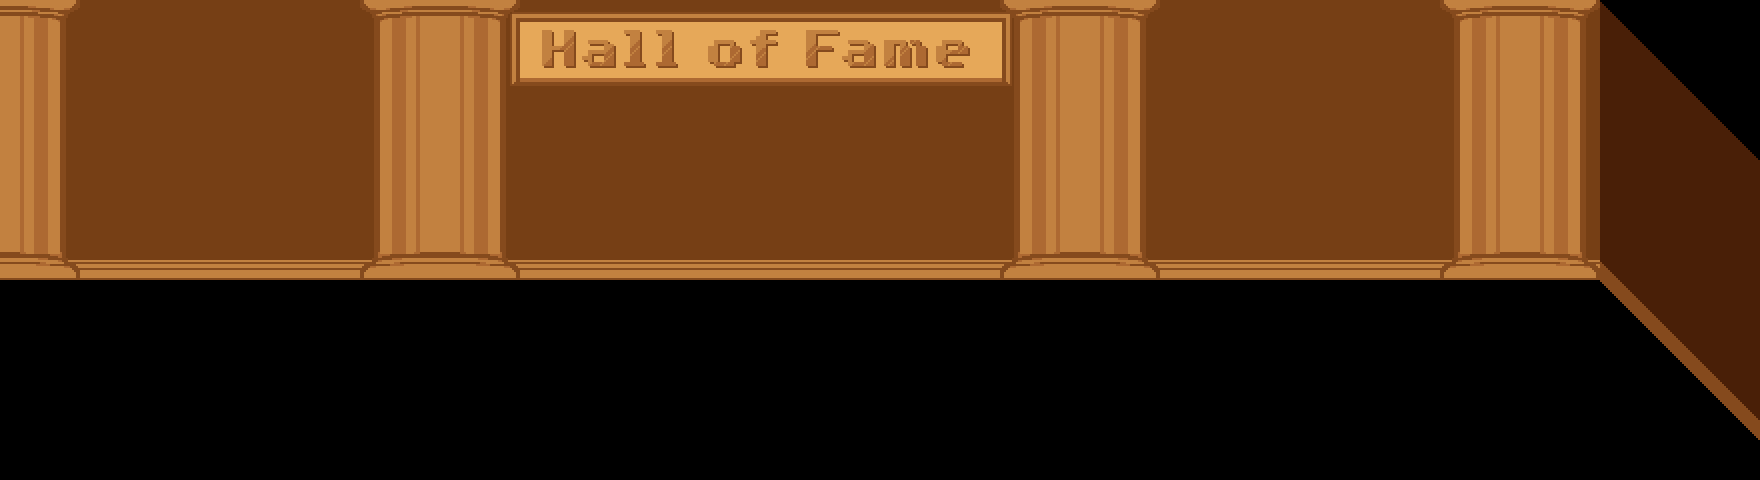

A level layout from a 2D game, rendered from its tile map. Below: a short description, then the map file with tile-grid data replaced by summaries:
An orthogonal 44x12 tile map with 40x40 px tiles, 3 tile layers (floor, decal, decal_2), 3 tilesets and 45 objects (4x dogconegroup, greenroom_floor, transition, funny_stanchion, spawn, ...).

<map version="1.10" tiledversion="1.10.2" orientation="orthogonal" renderorder="right-down" width="44" height="12" tilewidth="40" tileheight="40" infinite="0" nextlayerid="13" nextobjectid="177">
 <editorsettings>
  <export target="data.lua" format="lua" />
 </editorsettings>
 <properties>
  <property name="border" value="hall_of_fame" />
  <property name="music" value="deltarune/tv_hall_of_fame" />
  <property name="name" value="TV Floor - Hall of Fame" />
  <property name="quietpipis" type="bool" value="true" />
 </properties>
 <tileset firstgid="1" source="../../../tilesets/ch3_dw_tvland_stage.tsx" />
 <tileset firstgid="370" source="../../../tilesets/floortv_objects.tsx" />
 <tileset firstgid="409" source="../../../tilesets/floortv_halloffame.tsx" />
 <objectgroup id="2" name="objects_floor">
  <object id="16" name="greenroom_floor" x="80" y="80" width="40" height="40">
   <properties>
    <property name="color1" type="color" value="#ffad6932" />
    <property name="color2" type="color" value="#7fc28140" />
    <property name="color3" type="color" value="#ffd6974a" />
    <property name="color4" type="color" value="#7fecbd66" />
    <property name="color5" type="color" value="#fff8d375" />
   </properties>
  </object>
 </objectgroup>
 <layer id="1" name="floor" width="44" height="12">
  <data>[528 cells, 362 non-empty, 7 distinct tile ids]</data>
 </layer>
 <layer id="10" name="decal" width="44" height="12">
  <data>[528 cells, 102 non-empty, 13 distinct tile ids]</data>
 </layer>
 <layer id="12" name="decal_2" width="44" height="12">
  <data>[528 cells, 42 non-empty, 42 distinct tile ids]</data>
 </layer>
 <objectgroup id="11" name="objects_decal">
  <object id="94" gid="458" x="546" y="260" width="40" height="40" />
  <object id="95" gid="459" x="612" y="260" width="40" height="40" />
  <object id="100" gid="458" x="674" y="260" width="40" height="40" />
  <object id="101" gid="459" x="742" y="260" width="40" height="40" />
  <object id="102" gid="458" x="804" y="260" width="40" height="40" />
  <object id="104" gid="459" x="868" y="260" width="40" height="40" />
  <object id="105" gid="458" x="932" y="260" width="40" height="40" />
  <object id="113" gid="458" x="1160" y="260" width="40" height="40" />
  <object id="114" gid="459" x="1220" y="260" width="40" height="40" />
  <object id="115" gid="458" x="1280" y="260" width="40" height="40" />
  <object id="122" gid="459" x="1340" y="260" width="40" height="40" />
  <object id="123" gid="458" x="1400" y="260" width="40" height="40" />
  <object id="124" gid="398" x="516" y="220" width="104" height="112" />
  <object id="125" gid="400" x="646" y="220" width="104" height="112" />
  <object id="126" gid="399" x="774" y="220" width="104" height="112" />
  <object id="127" gid="397" x="900" y="220" width="104" height="112" />
  <object id="128" gid="458" x="80" y="260" width="40" height="40" />
  <object id="129" gid="459" x="140" y="260" width="40" height="40" />
  <object id="130" gid="458" x="200" y="260" width="40" height="40" />
  <object id="131" gid="459" x="260" y="260" width="40" height="40" />
  <object id="132" gid="458" x="320" y="260" width="40" height="40" />
  <object id="135" gid="2147484050" x="1640" y="390" width="76" height="194" />
  <object id="155" gid="458" x="1220" y="200" width="40" height="40" />
  <object id="156" gid="459" x="1280" y="200" width="40" height="40" />
  <object id="157" gid="458" x="1340" y="200" width="40" height="40" />
  <object id="158" gid="459" x="1400" y="200" width="40" height="40" />
  <object id="159" gid="459" x="1160" y="200" width="40" height="40" />
  <object id="170" gid="458" x="140" y="200" width="40" height="40" />
  <object id="171" gid="459" x="200" y="200" width="40" height="40" />
  <object id="172" gid="458" x="260" y="200" width="40" height="40" />
  <object id="173" gid="459" x="320" y="200" width="40" height="40" />
  <object id="174" gid="459" x="80" y="200" width="40" height="40" />
 </objectgroup>
 <objectgroup color="#ff00ff" id="5" name="objects">
  <object id="145" name="transition" x="1640" y="320">
   <properties>
    <property name="exit_delay" type="float" value="0.3" />
    <property name="exit_sound" value="doorclose" />
    <property name="map" value="floortv/legacy_corridors" />
    <property name="marker" value="entry_hall_of_fame" />
    <property name="sound" value="dooropen" />
   </properties>
   <polygon points="0,0 80,80 80,40 0,-40" />
  </object>
  <object id="148" name="dogconegroup" x="0" y="280" width="40" height="40">
   <properties>
    <property name="default_state" type="bool" value="true" />
   </properties>
  </object>
  <object id="149" name="dogconegroup" x="0" y="320" width="40" height="40">
   <properties>
    <property name="default_state" type="bool" value="true" />
   </properties>
  </object>
  <object id="150" name="dogconegroup" x="0" y="360" width="40" height="40">
   <properties>
    <property name="default_state" type="bool" value="true" />
   </properties>
  </object>
  <object id="151" name="dogconegroup" x="0" y="400" width="40" height="40">
   <properties>
    <property name="default_state" type="bool" value="true" />
   </properties>
  </object>
  <object id="175" name="funny_stanchion" x="520" y="252" width="480" height="46">
   <properties>
    <property name="type" value="hof" />
   </properties>
  </object>
 </objectgroup>
 <objectgroup color="#0000ff" id="7" name="collision">
  <object id="137" x="0" y="240" width="1600" height="40" />
  <object id="139" x="0" y="440" width="1760" height="40" />
  <object id="146" x="1720" y="360">
   <polygon points="0,0 40,40 40,80 0,40" />
  </object>
  <object id="147" x="1600" y="240">
   <polygon points="0,0 40,40 40,80 0,40" />
  </object>
 </objectgroup>
 <objectgroup color="#7f00ff" id="8" name="markers">
  <object id="86" name="spawn" x="1360" y="360">
   <point />
  </object>
  <object id="152" name="entry_legacy" x="1620" y="360">
   <point />
  </object>
 </objectgroup>
</map>
